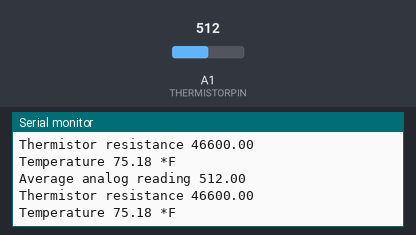
The sketch below on a simulated Arduino Uno, built with avr-gcc and run on an emulated ATmega328P. On the bench: the last lines printed to the serial monitor. The inputs (shaded band) are chosen by the test bench; at power-on: A1 (THERMISTORPIN) = 512.

Above: at 1.2 s.
1.3 s: A1 (THERMISTORPIN) set to 716
At 2.5 s:
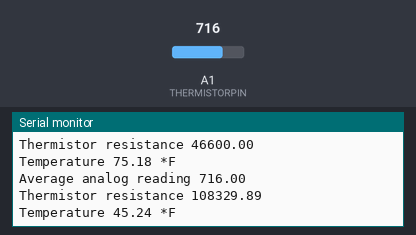
2.8 s: A1 (THERMISTORPIN) set to 900
At 4.0 s:
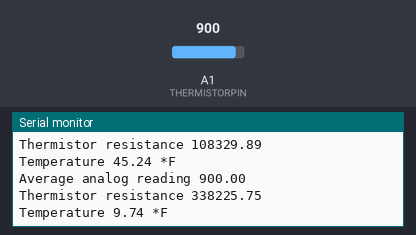
Timing chart, 0 to 5.8 s (numbered marks = the images above; inputs shaded):
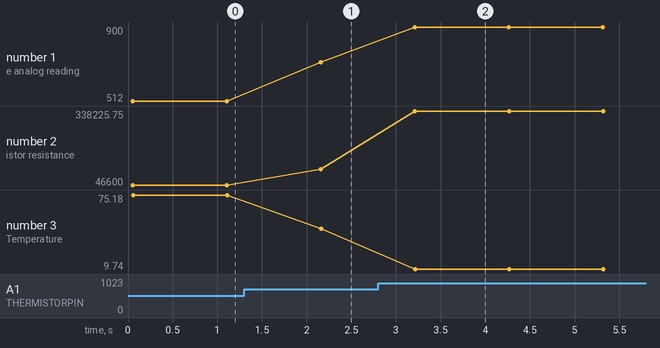

Measured:
- after the input at 1.3 s, the serial monitor: prints a new line after 0.86 s (image 1)
- after the input at 2.8 s, the serial monitor: prints a new line after 0.41 s (image 2)
- plotted number 1: 512 → 716 after the input at 1.3 s, 716 → 900 after the input at 2.8 s
- plotted number 2: 46600 → 108329.89 after the input at 1.3 s, 108329.89 → 338225.75 after the input at 2.8 s
- plotted number 3: 75.18 → 45.24 after the input at 1.3 s, 45.24 → 9.74 after the input at 2.8 s

The sketch:

Thermistor.ino
```cpp
// which analog pin to connect
#define THERMISTORPIN A1
// resistance at 25 degrees C
#define THERMISTORNOMINAL 50000
// temp. for nominal resistance (almost always 25 C)
#define TEMPERATURENOMINAL 25
// how many samples to take and average, more takes longer
// but is more 'smooth'
#define NUMSAMPLES 5
// The beta coefficient of the thermistor (usually 3000-4000)
#define BCOEFFICIENT 4300
// the value of the 'other' resistor
#define SERIESRESISTOR 46600
const float calibration = -4.45;
int samples[NUMSAMPLES];
void setup(void) {
Serial.begin(115200);
//analogReference(EXTERNAL);
pinMode(THERMISTORPIN, INPUT);
}
void loop(void) {
uint8_t i;
float average;
// take N samples in a row, with a slight delay
for (i=0; i< NUMSAMPLES; i++) {
samples[i] = analogRead(THERMISTORPIN);
delay(10);
}
// average all the samples out
average = 0;
for (i=0; i< NUMSAMPLES; i++) {
average += samples[i];
}
average /= NUMSAMPLES;
Serial.print("Average analog reading ");
Serial.println(average);
// convert the value to resistance
average = 1024 / average - 1;
average = SERIESRESISTOR / average;
Serial.print("Thermistor resistance ");
Serial.println(average);
float steinhart;
steinhart = average / THERMISTORNOMINAL; // (R/Ro)
steinhart = log(steinhart); // ln(R/Ro)
steinhart /= BCOEFFICIENT; // 1/B * ln(R/Ro)
steinhart += 1.0 / (TEMPERATURENOMINAL + 273.15); // + (1/To)
steinhart = 1.0 / steinhart; // Invert
steinhart -= 273.15; // convert to C
float tempf = (steinhart * 9 / 5) + 32 + calibration;
Serial.print("Temperature ");
Serial.print(tempf);
Serial.println(" *F");
delay(1000);
}
```
